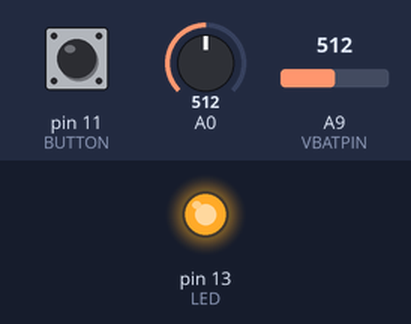
This sketch was run on a simulated Arduino Mega 2560, built with avr-gcc and run on an emulated ATmega2560. Shown: output pins drawn as LEDs (lit = HIGH). The test bench sets the inputs (shaded band); at power-on: A9 (VBATPIN) = 512, pin 11 (BUTTON) HIGH, A0 = 512. No radio packets arrive unless stated; pins used as bus, display or sensor lines are not drawn.

Above: at 1.2 s.
1.3 s: A9 (VBATPIN) set to 488
At 2.0 s:
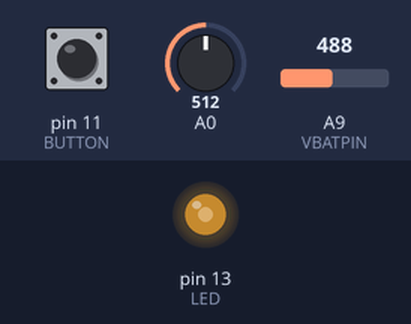
4.3 s: pin 11 (BUTTON) pulled LOW for 1 s
8.3 s: A0 set to 716
11.3 s: A9 (VBATPIN) set to 511
At 14.7 s:
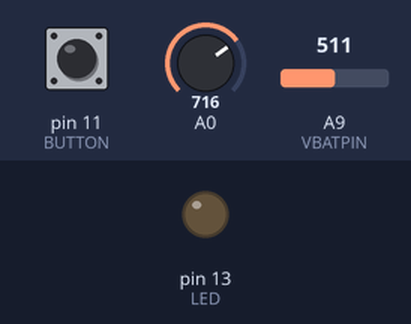
Timing chart, 0 to 15.3 s (numbered marks = the images above; inputs shaded):
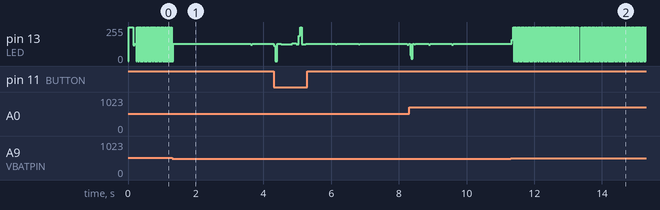

Measured:
- the behaviour switches between 497 and 496 on A9 (VBATPIN) (found by bisection; images 0 and 1)
- by itself, pin 13 (LED): moves between 0/255 and 255/255, repeating every 0.47 s

The sketch:

LoRaPulserTransmitter.ino
```cpp
// (licence header left out)
#include <SPI.h>
#include <RH_RF95.h>
#include "LoRaPulserMsg.h"

//#define DEBUG

#define PULSER_ID 1

#define BUTTON 11
#define LED 13
#define VBATPIN A9

// for feather32u4
#define RFM95_CS 8
#define RFM95_RST 4
#define RFM95_INT 7

// radio frequency
#define RF95_FREQ 433.0

// Singleton instance of the radio driver
RH_RF95 rf95(RFM95_CS, RFM95_INT);


uint16_t ppm;
uint16_t ppmPrev;
uint16_t ppmBuffer[9];
uint8_t ppmBufferIdx;
LoRaPulserMsg txMsg;
LoRaPulserMsg rxMsg;
bool sendMsg = false;
bool gotReply = true;
uint8_t rxBuf[RH_RF95_MAX_MESSAGE_LEN];
uint8_t rxBufLen;

uint8_t batcnt = 0;

unsigned long t_send = 0;
unsigned long t_now = 0;

uint8_t buttonStatePrev = HIGH;
uint8_t buttonState;

void setup()
{
  pinMode(BUTTON, INPUT_PULLUP);
  pinMode(LED, OUTPUT);
  pinMode(RFM95_RST, OUTPUT);
  digitalWrite(RFM95_RST, HIGH);

#ifdef DEBUG
  Serial.begin(115200);
  while (!Serial) {
    delay(1);
  }

  delay(100);
  Serial.println("Feather LoRa TX Test!");
#endif


  // manual reset
  digitalWrite(RFM95_RST, LOW);
  delay(10);
  digitalWrite(RFM95_RST, HIGH);
  delay(10);

  while (!rf95.init()) {

#ifdef DEBUG
    Serial.println("LoRa radio init failed");
#endif

    while (1);
  }

#ifdef DEBUG
  Serial.println("LoRa radio init OK!");
#endif

  // Defaults after init are 434.0MHz, modulation GFSK_Rb250Fd250, +13dbM
  if (!rf95.setFrequency(RF95_FREQ)) {

#ifdef DEBUG
    Serial.println("setFrequency failed");
#endif

    while (1);
  }

#ifdef DEBUG
  Serial.print("Set Freq to: "); Serial.println(RF95_FREQ);
#endif

  // Defaults after init are 434.0MHz, 13dBm, Bw = 125 kHz, Cr = 4/5, Sf = 128chips/symbol, CRC on

  // The default transmitter power is 13dBm, using PA_BOOST.
  // If you are using RFM95/96/97/98 modules which uses the PA_BOOST transmitter pin, then
  // you can set transmitter powers from 5 to 23 dBm:
  rf95.setTxPower(23, false);

  ppm = 0;
  ppmPrev = 0;
  ppmBuffer[0] = 0;
  ppmBuffer[1] = 0;
  ppmBuffer[2] = 0;
  ppmBufferIdx = 0;

  rxBufLen = sizeof(rxBuf);

  txMsg.setPulserId(PULSER_ID);
  txMsg.setPPM(ppm);
}

void loop()
{
 // delay(50); // Wait 50 ms between transmits, could also 'sleep' here!


  float measuredvbat = analogRead(VBATPIN);
  measuredvbat *= 2;    // we divided by 2, so multiply back
  measuredvbat *= 3.3;  // Multiply by 3.3V, our reference voltage
  measuredvbat /= 1024; // convert to voltage
 // measuredvbat = 3.8;
#ifdef DEBUG
 // Serial.print("VBat: " ); Serial.println(measuredvbat);
#endif

 // batcnt = constrain(measuredvbat-3.2, 0.0, 0.7)/0.7*9 + 1;


  if (measuredvbat <= 3.2) {
    if (batcnt == 0) {
      digitalWrite(LED, digitalRead(LED) ^ 1);
    }

    batcnt = (batcnt + 1) % 2;
  }
  else if (measuredvbat <= 3.9) {
     if (batcnt == 0) {
      digitalWrite(LED, digitalRead(LED) ^ 1);
    }

    batcnt = (batcnt + 1) % 20;
  }
  else {
    digitalWrite(LED, HIGH);
  }

  buttonState = digitalRead(BUTTON);

  if (buttonState == HIGH && buttonStatePrev == LOW) {
    buttonStatePrev = HIGH;
  }
  else if (buttonState == LOW && buttonStatePrev == HIGH) {

    txMsg.setInstantPulse();
    txMsg.incrementMessageId();
    sendMsg = true;
    buttonStatePrev = LOW;

#ifdef DEBUG
    Serial.println("SHOT!!!!!");
#endif

  }
  else {

    // mean filter and floor  poti values to account for unstable measurements (alternating values...)
    ppmBuffer[ppmBufferIdx] = analogRead(A0);
    float ppmNew = (ppmBuffer[0] + ppmBuffer[1] + ppmBuffer[2] + ppmBuffer[3] + ppmBuffer[4])/5.0f;
    if (/*abs(ppmNew - ppm) > 1 || */
      (ppmBuffer[0] == ppmBuffer[1]
      && ppmBuffer[0] == ppmBuffer[2]
      && ppmBuffer[0] == ppmBuffer[3]
      && ppmBuffer[0] == ppmBuffer[4]
      && ppmBuffer[0] == ppmBuffer[5]
      && ppmBuffer[0] == ppmBuffer[6]
      && ppmBuffer[0] == ppmBuffer[7]
      && ppmBuffer[0] == ppmBuffer[8]))
    {
      ppm = ppmBuffer[0];//(uint16_t)(ppmNew+0.5);
    }
    ppmBufferIdx = (ppmBufferIdx + 1) % 9;


    t_now = millis();

    if (ppm != ppmPrev || t_now > t_send + 5000 || t_now < t_send) {

#ifdef DEBUG
    Serial.print("new ppm: "); Serial.println(ppm);
#endif

      ppmPrev = ppm;
      txMsg.setPPM(ppm);
      txMsg.incrementMessageId();
      sendMsg = true;
      t_send = t_now;
    }
  }

  if (!sendMsg && gotReply) {
    rf95.sleep();
  }

  if (sendMsg) {
  //  digitalWrite(LED, HIGH);

#ifdef DEBUG
    Serial.print("Sending message:"); // Send a message to rf95_server
    Serial.print(" p_id="); Serial.print(txMsg.getPulserId());
    Serial.print(" m_id="); Serial.print(txMsg.getMessageId());
    Serial.print(" ppm="); Serial.println(txMsg.getPPM());
    //delay(10);
#endif

    rf95.send(txMsg.getData(), LORAPULSER_MSGLEN);

   // delay(10);
    rf95.waitPacketSent();

    sendMsg = false;

/*
    if (txMsg.isInstantPulse()) {
      sendMsg = false;
      gotReply = true;
    }
    else
      gotReply = false;
*/
  }

  if (!gotReply) {

    // Now wait for a reply

#ifdef DEBUG
    Serial.println("Waiting for reply...");
#endif

    if (rf95.waitAvailableTimeout(50))
    {
      // Should be a reply message for us now
      if (rf95.recv(rxBuf, &rxBufLen))
      {
        if (rxBufLen >= LORAPULSER_MSGLEN) {
          memcpy(rxMsg.getData(), rxBuf, LORAPULSER_MSGLEN);
          if (rxMsg.getPulserId() == PULSER_ID && rxMsg.getMessageId() == txMsg.getMessageId()) {

#ifdef DEBUG
            Serial.print("Got reply to message:");
            Serial.print(" p_id="); Serial.print(rxMsg.getPulserId());
            Serial.print(" m_id="); Serial.print(rxMsg.getMessageId());
            Serial.print(" ppm="); Serial.println(rxMsg.getPPM());
            Serial.print("RSSI: ");
            Serial.println(rf95.lastRssi(), DEC);
#endif

            sendMsg = false;
            gotReply = true;
          }
        }
      }


#ifdef DEBUG
      else
      {
        Serial.println("Receive failed");

      }
#endif
    }

#ifdef DEBUG
    else
    {
      Serial.println("No reply, resending...");
    }
#endif

  }

}
```

LoRaPulserMsg.h
```cpp
// (licence header left out)
#ifndef LORAPULSERMSG_H
#define LORAPULSERMSG_H

#define LORAPULSER_MSGLEN 5

class LoRaPulserMsg {

public:
  uint8_t data[LORAPULSER_MSGLEN];   // message array

public:
  uint8_t* pulserId;    // pulser id (msg[0])
  uint16_t* msgId;      // message id (msg[1-2]
  uint16_t* ppm;  // pulses per minute (msg[3-4])

public:
  LoRaPulserMsg() {
    pulserId = data;
    msgId = (uint16_t*)(data+1);
    ppm = (uint16_t*)(data+3);

    setPulserId(0);
    setMessageId(0);
    setPPM(0);
  }

  void setPulserId(uint8_t pulserId) {
    *(this->pulserId) = pulserId;
  }

  void setMessageId(uint16_t msgId) {
    *(this->msgId) = msgId;
  }

  void incrementMessageId() {
    if (*(msgId) == (uint16_t)-1)
      *(this->msgId) = 0;
    else
      *(this->msgId) += 1;
  }

  void setPPM(uint16_t ppm) {
    *(this->ppm) = ppm;
  }

  void setInstantPulse() {
    *(this->ppm) = (uint16_t)-1;
  }

  uint8_t* getData() {
    return this->data;
  }

  uint8_t getPulserId() {
    return *(this->pulserId);
  }

  uint16_t getMessageId() {
    return *(this->msgId);
  }

  uint16_t getPPM() {
    return *(this->ppm);
  }

  bool isInstantPulse() {
    return (*(this->ppm) == (uint16_t)-1);
  }

};


#endif
```
